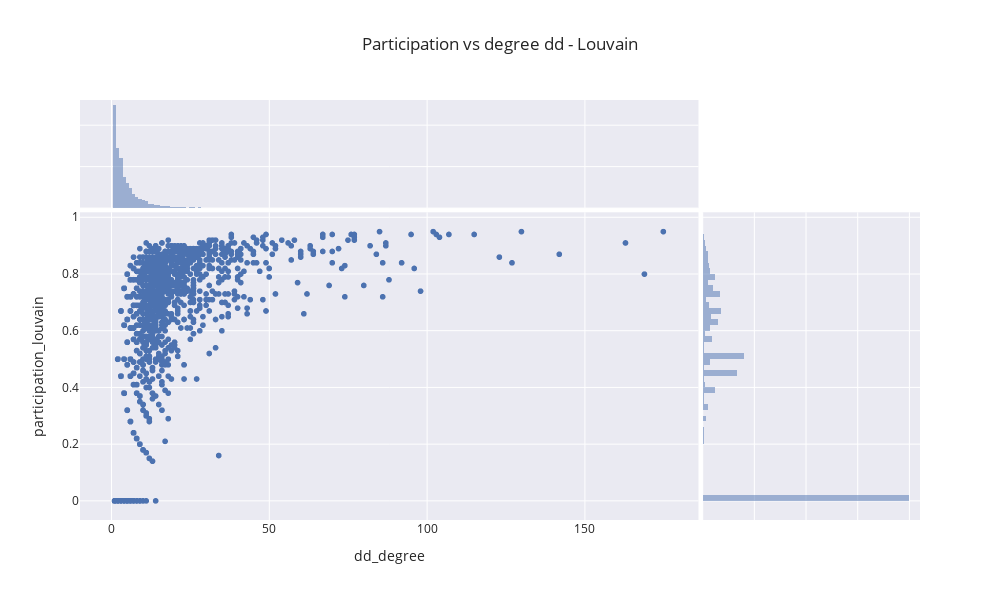

Here is the notebook cell this chart was saved with:
### Code cell
fig = px.scatter(results, x="dd_degree", y="participation_louvain",text=results.index, width=1000, height=600, marginal_x="histogram",marginal_y="histogram", title="Participation vs degree dd - Louvain")
# fig.update_layout(xaxis_title="Participation Coefficient - P", yaxis_title="Within-module degree - Z")

fig.show()

### Figure 1 — Plotly figure (JSON) as saved in the notebook; plotly's stock layout.template omitted (floating-point values rounded to 4 significant figures; data arrays with more than 128 entries replaced by an {"elided": "..."} marker saying what was removed)
{"data": [{"hovertemplate": "dd_degree=%{x}<br>participation_louvain=%{y}<br>index=%{text}<extra></extra>", "legendgroup": "", "marker": {"color": "rgb(76,114,176)", "symbol": "circle"}, "mode": "markers+text", "name": "", "showlegend": false, "text": {"elided": "9122 int values"}, "type": "scattergl", "x": {"elided": "9122 int values"}, "xaxis": "x", "y": {"elided": "9122 float values"}, "yaxis": "y"}, {"alignmentgroup": "True", "bingroup": "x", "hovertemplate": "dd_degree=%{x}<br>count=%{y}<extra></extra>", "legendgroup": "", "marker": {"color": "rgb(76,114,176)"}, "name": "", "offsetgroup": "", "opacity": 0.5, "showlegend": false, "type": "histogram", "x": {"elided": "9122 int values"}, "xaxis": "x3", "yaxis": "y3"}, {"alignmentgroup": "True", "bingroup": "y", "hovertemplate": "participation_louvain=%{y}<br>count=%{x}<extra></extra>", "legendgroup": "", "marker": {"color": "rgb(76,114,176)"}, "name": "", "offsetgroup": "", "opacity": 0.5, "showlegend": false, "type": "histogram", "xaxis": "x2", "y": {"elided": "9122 float values"}, "yaxis": "y2"}], "layout": {"barmode": "overlay", "height": 600, "legend": {"tracegroupgap": 0}, "title": {"text": "Participation vs degree dd - Louvain"}, "width": 1000, "xaxis": {"anchor": "y", "domain": [0, 0.7363], "title": {"text": "dd_degree"}}, "xaxis2": {"anchor": "y2", "domain": [0.7413, 1], "matches": "x2", "showline": false, "showticklabels": false, "ticks": ""}, "xaxis3": {"anchor": "y3", "domain": [0, 0.7363], "matches": "x", "showticklabels": false}, "xaxis4": {"anchor": "y4", "domain": [0.7413, 1], "matches": "x2", "showline": false, "showticklabels": false, "ticks": ""}, "yaxis": {"anchor": "x", "domain": [0, 0.7326], "title": {"text": "participation_louvain"}}, "yaxis2": {"anchor": "x2", "domain": [0, 0.7326], "matches": "y", "showticklabels": false}, "yaxis3": {"anchor": "x3", "domain": [0.7426, 1], "matches": "y3", "showline": false, "showticklabels": false, "ticks": ""}, "yaxis4": {"anchor": "x4", "domain": [0.7426, 1], "matches": "y3", "showline": false, "showticklabels": false, "ticks": ""}}}
